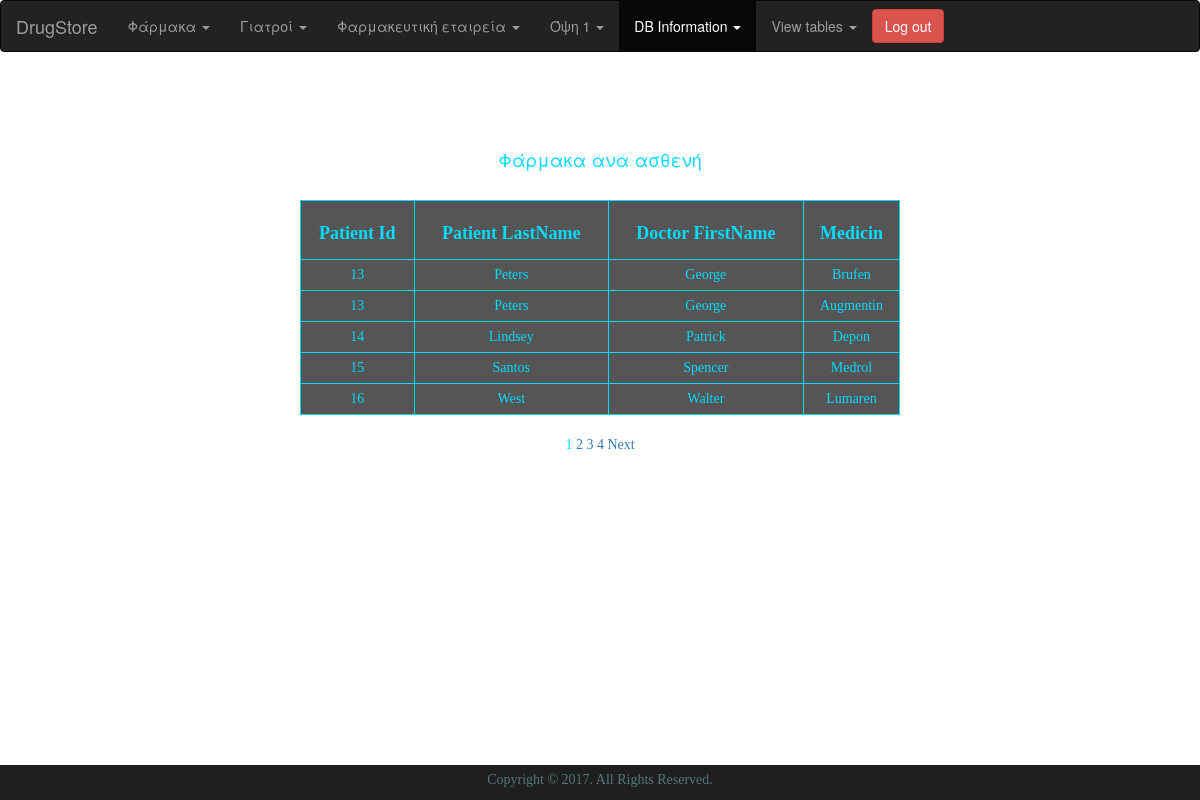
The page /site2/DpP.php (signed in) on the database its author committed.
### tables this page shows
create table Patient(
PatientId int not null AUTO_INCREMENT ,
FirstName varchar(15) not null,
LastName varchar(15) not null,
Town varchar(20) not null,
StreetName varchar(20) ,
Number int  check(Number>0),
PostalCode int check(PostalCode>0),
Age int check(Age>0),
DoctorId int not null,
foreign key(DoctorId) references Doctor(DoctorId),
primary key(PatientId) );

create table Drug(
DrugId int not null AUTO_INCREMENT,
Name varchar(15) not null,
Formula varchar(15),
PharmaceuticalCompanyId int not null,
foreign key(PharmaceuticalCompanyId) references PharmaceuticalCompany(PharmaceuticalCompanyId) ON DELETE CASCADE ON UPDATE CASCADE,
primary key(DrugId) );

### site2/DpP.php (the view, shortened to what this page needs)
<!DOCTYPE html>
<html lang="en">
<head>
  <link href="css/bootstrap.min.css" rel="stylesheet">
</head>
<body background="images/30.jpg">
<div>
<nav class="navbar navbar-inverse">
  <div class="container-fluid">
    <div class="navbar-header">
      <a class="navbar-brand" href="http://localhost:8888/site2/index.php">DrugStore</a>
    </div>
    <ul class="nav navbar-nav">
	  <li class="dropdown">
	  	<a class="dropdown-toggle" data-toggle="dropdown" href="#">Φάρμακα
	    	<span class="caret"></span></a>
	        </li>
      <li>
	  <li class="dropdown">
	  	<a class="dropdown-toggle" data-toggle="dropdown" href="#">Γιατροί
	    	<span class="caret"></span></a>
	        </li>
      <li>
  	  <li class="dropdown">
  	  	<a class="dropdown-toggle" data-toggle="dropdown" href="#">Φαρμακευτική εταιρεία
  	    	<span class="caret"></span></a>
  	        </li>
        <li>
  	  <li class="dropdown">
  	  	<a class="dropdown-toggle" data-toggle="dropdown" href="#">Όψη 1
  	    	<span class="caret"></span></a>
  	        </li>
        <li>
		<li class="active">
			<a class="dropdown-toggle" data-toggle="dropdown" href="#">DB Information
		  	<span class="caret"></span></a>
		      </li>
		<li>
    	  <li class="dropdown">
    	  	<a class="dropdown-toggle" data-toggle="dropdown" href="#">View tables
    	    	<span class="caret"></span></a>
    	        </li>
          <li>
			  <button class="btn btn-danger navbar-btn navbar-right"><a href="logout.php"><font color="white">Log out</font></a></button>
    </ul>
  </div>
</nav>
<br /><br /><br />
<?php
		require_once('mysqli_connect.php');
		$display = 5;
		if (isset($_GET['p']) && is_numeric($_GET['p'])){
			$pages = $_GET['p'];
		}else{
			$q = "SELECT Patient.PatientId, Patient.LastName, Patient.FirstName, Drug.Name FROM  Patient, Drug, Prescription WHERE Patient.PatientId = Prescription.PatientId AND Drug.DrugId = Prescription.DrugId ORDER BY Patient.PatientId";
			$r = @mysqli_query($conn, $q);
			$num_rows = mysqli_num_rows($r);
			echo '<h4>Φάρμακα ανα ασθενή</h4>';
			$records = $num_rows;
			if ($records > $display){
				$pages = ceil($records/$display);
			}else{
				$pages = 1;
			}
		}
		if (isset($_GET['s']) && is_numeric($_GET['s'])){
			$start = $_GET['s'];
		}else{
			$start = 0;
		}
		$q = "SELECT Patient.PatientId, Patient.LastName, Patient.FirstName, Drug.Name FROM  Patient, Drug, Prescription WHERE Patient.PatientId = Prescription.PatientId AND Drug.DrugId = Prescription.DrugId ORDER BY Patient.PatientId LIMIT $start, $display";
		$r = @mysqli_query($conn, $q);
		echo '</br><table align="center" cellspacing="3" cellpadding="3" width="50%">
			<tr>
				<td align="left"><h4><b>Patient Id</b></h4></td>
				<td align="left"><h4><b>Patient LastName</b></h4></td>
				<td align="left"><h4><b>Doctor FirstName</b></h4></td>
				<td align="left"><h4><b>Medicin</b></h4></td>
			</tr>';
		while ($row = mysqli_fetch_array($r, MYSQLI_ASSOC)){
			echo '<tr>
					<td align="left">' . $row['PatientId'] . '</td>
					<td align="left">' . $row['LastName'] . '</td>
					<td align="left">'  . $row['FirstName'] . '</td>
					<td align="left">'  . $row['Name'] . '</td>
				  </tr>';
		}
		echo '</table>';
		if ($pages > 1){
			echo '<br /><p>';
			$current_page = ($start/$display)+1;
				for ($i=1; $i<=$pages; $i++){
					if ($i != $current_page){
						echo '<a href="DpP.php?s=' . (($display *
						($i - 1))) . '&p=' . $pages . '">' . $i . '</a> ';
					}else{
						echo $i . ' ';
					}
				}
				if ($current_page != $pages){
					echo '<a href="DpP.php?s=' . ($start + $display) . '&p=' . $pages . '">Next</a>';
				}
				echo '</p>';
		}
?>
<footer>
<section class="copyright-section">
<div class="container">
<div class="row">
<div class="col-sm-12">
<div class="copyright">
<p>Copyright &copy; 2017. All Rights Reserved.</p>
</div>
</div>
</div>
</div>
</section>
</footer>
</div>
</body>
</html>

### site2/DpP.php (style rules this page uses)
html, body { background-repeat:no-repeat; background-size:cover; width: 100%; height: 100%; }
footer { background: #1F1F1F; bottom: 0; position:fixed; right:0; left:0; }
footer .copyright-section { background: #1F1F1F; padding: 10px 1000; }
footer .copyright-section .copyright { margin-top: 5px; }
footer .copyright-section .copyright p { text-align: center; color: #577; }
p,td,b { color:#00DCFC; text-align:center; font-family: "Comic Sans MS"; }
h1,h4 { margin-top: 1em; color:#00DCFC; text-align:center; }
table, th, td { border: 1px solid #00DCFC; border-collapse: collapse; empty-cells: hide; background: RGBA(31, 31, 31, 0.5); }
th, td { padding: 5px; text-align: center; }

### rows shown on the page
patient: PatientId "13", LastName "Peters", FirstName "George", drug.Name "Brufen", drug.Name "Augmentin"
patient: PatientId "14", LastName "Lindsey", FirstName "Patrick", drug.Name "Depon"
patient: PatientId "15", LastName "Santos", FirstName "Spencer", drug.Name "Medrol"
patient: PatientId "16", LastName "West", FirstName "Walter", drug.Name "Lumaren"
